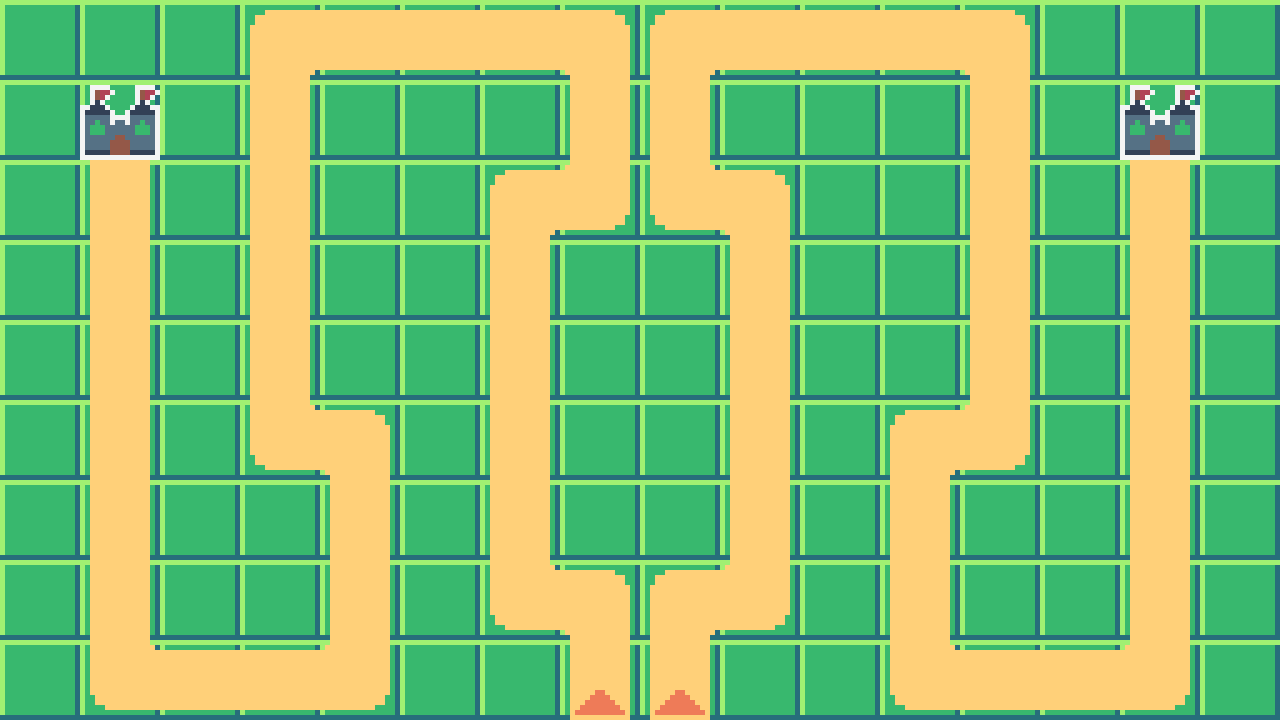

A level layout from a 2D game, rendered from its tile map. Below: a short description, then the map file with its tile-grid data intact:
An orthogonal 16x9 tile map with 80x80 px tiles, 1 tile layer (Calque de Tile 1).

<map version="1.0" tiledversion="1.1.6" orientation="orthogonal" renderorder="right-down" width="16" height="9" tilewidth="80" tileheight="80" infinite="0" nextobjectid="1">
 <tileset firstgid="1" source="Tiles.tsx" />
 <layer name="Calque de Tile 1" width="16" height="9">
  <data encoding="csv">
1,1,1,4,6,6,6,5,4,6,6,6,5,1,1,1,
1,12,1,9,1,1,1,9,9,1,1,1,9,1,12,1,
1,9,1,9,1,1,4,2,3,5,1,1,9,1,9,1,
1,9,1,9,1,1,9,1,1,9,1,1,9,1,9,1,
1,9,1,9,1,1,9,1,1,9,1,1,9,1,9,1,
1,9,1,3,5,1,9,1,1,9,1,4,2,1,9,1,
1,9,1,1,9,1,9,1,1,9,1,9,1,1,9,1,
1,9,1,1,9,1,3,5,4,2,1,9,1,1,9,1,
1,3,6,6,2,1,1,10,10,1,1,3,6,6,2,1
</data>
 </layer>
</map>